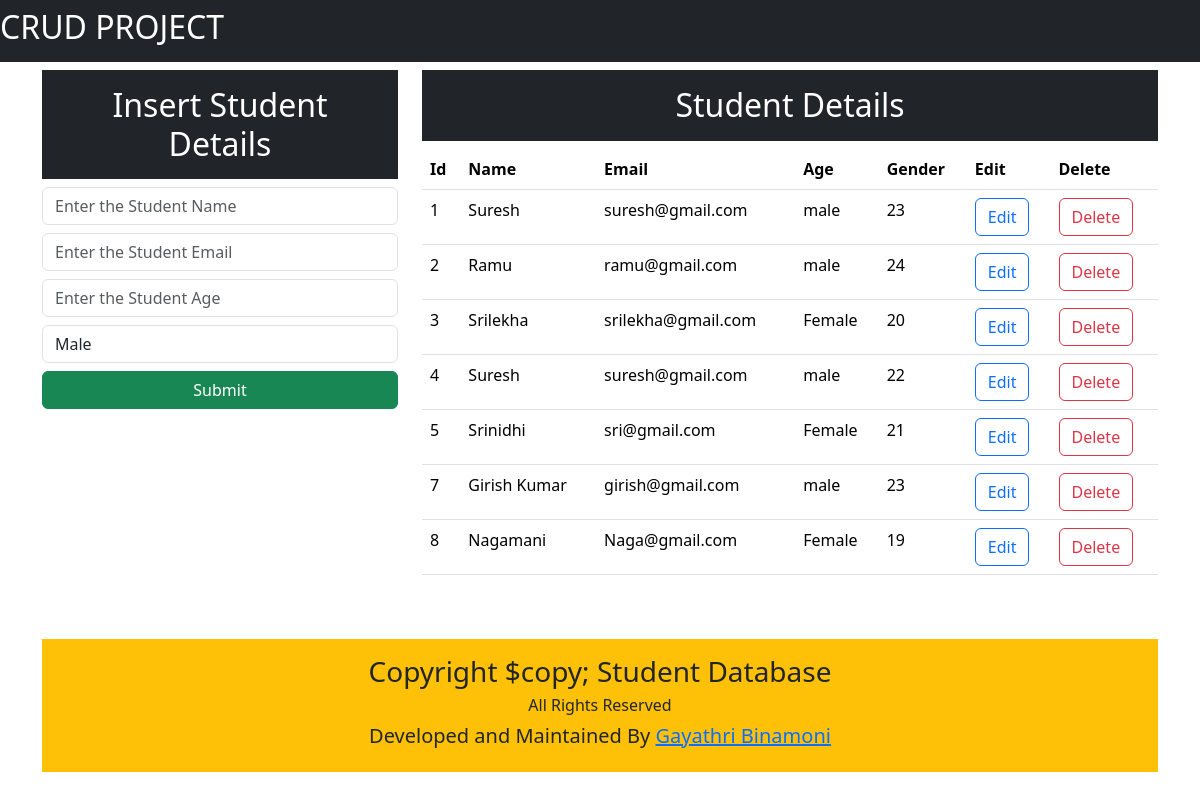
The app's page / (signed in) with its own data.
### app/models.py (models this page shows)
class Student(models.Model):
    name=models.CharField(max_length=30)
    email=models.CharField(max_length=30)
    age=models.CharField(max_length=30)
    gender=models.CharField(max_length=30)

### app/views.py (the view)
# urls.py: path('',views.index),
@login_required
def index(request):
    data=Student.objects.all()
    return render(request,'app/index.html',{'data':data})

### app/templates/app/index.html (shortened to what this page needs)
<!DOCTYPE html>
<html lang="en">
<head>
    <link href="https://cdn.jsdelivr.net/npm/bootstrap@5.3.6/dist/css/bootstrap.min.css" rel="stylesheet">
</head>
<body>
   <nav class="navbar navbar-expand-lg navbar-dark bg-dark">
    <h2 style="color:white">CRUD PROJECT</h2>
   </nav>
   <div class="container mt-2">
    <div class="row">
        <div class="col-md-4">
            <h2 class="text-white bg-dark text-center p-3">Insert Student Details</h2>
            <form action="{% url 'insert' %}" method="post">{% csrf_token %}
              <div class="form-group">
                <input type="text" class="form-control" placeholder="Enter the Student Name " name="name" required>
              </div>
              <div class="form-group">
                <input type="email" class="form-control mt-2" placeholder="Enter the Student Email " name="email" required>
              </div>
              <div class="form-group">
                <input type="number" class="form-control mt-2" placeholder="Enter the Student Age " name="age" required>
              </div>
              <div class="form-group">
                <select name="gender" class="form-control mt-2" id="gender">
                    <option value="male">Male</option>
                </select>
              </div>
              <div class="mt-2">
                <button class="btn btn-success w-100">Submit</button>
              </div>
            </form>
        </div>
        <div class="col-md-8">
          <h2 class="text-center text-white bg-dark p-3">Student Details</h2>
          <table class="table">
            <thead>
              <tr>
                <th>Id</th>
                <th>Name</th>
                <th>Email</th>
                <th>Age</th>
                <th>Gender</th>
                <th>Edit</th>
                <th>Delete</th>
              </tr>
            </thead>
            <tbody>
              {% for d in data %}
              <tr>
                <td>{{d.id}} </td>
                <td>{{d.name}} </td>
                <td>{{d.email}} </td>
                <td>{{d.gender}} </td>
                <td>{{d.age}} </td>
                <td><a button href="/update/{{d.id}}" class="btn btn-outline-primary">Edit</a></button></td>
                <td><a button href="/delete/{{d.id}}" class="btn btn-outline-danger">Delete</a></button></td>
              </tr>
              {% endfor %}
            </tbody>
          </table>
        </div>
    </div>
   </div>
   <div class="container">
<footer class="text-center mt-5 bg-warning p-3">
    <div class="row ">
        <div class="col">
            <h3>Copyright $copy; Student Database</h3>
            <h6>All Rights Reserved</h6>
            <h5>Developed and Maintained By <a href="https://github.com/BinamoniGayathri"> Gayathri Binamoni</a></h5>
        </div>
    </div>
</footer>
</div>
</body>
</html>

### records on screen
Student: id "1", name "Suresh", email "suresh@gmail.com", gender "male", age "23"
Student: id "2", name "Ramu", email "ramu@gmail.com", gender "male", age "24"
Student: id "3", name "Srilekha", email "srilekha@gmail.com", gender "Female", age "20"
Student: id "4", name "Suresh", email "suresh@gmail.com", gender "male", age "22"
Student: id "5", name "Srinidhi", email "sri@gmail.com", gender "Female", age "21"
Student: id "7", name "Girish Kumar", email "girish@gmail.com", gender "male", age "23"
Student: id "8", name "Nagamani", email "Naga@gmail.com", gender "Female", age "19"
